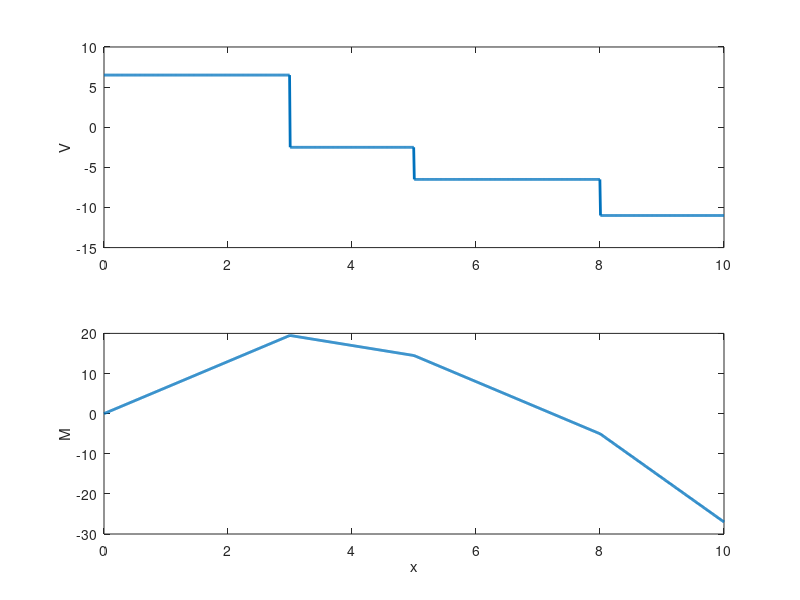

MATLAB code for this plot:
%* ========== ========== ==========
%* Author:      Roy Wu
%* Description: Shear force & bending moments
%* History:     05/17/2026 initial version 
%* ========== ========== ==========
clear; clc; close all

L = 10;
x = linspace(0, L, 1000);

%% Uniform distributed load
q0 = 2; %* constant intensity
q = q0*ones(size(x));
%q = (1/L)*q0*x;

%* simple beam
V = q0*L*0.5-q0*x;  %* shear force
%V = cumtrapz(x,q);
M = cumtrapz(x,V);  %* bending moment


subplot(3,1,1)
plot(x, q,'LineWidth',2)
ylabel('q')

subplot(3,1,2)
plot(x,V,'LineWidth',2)
ylabel('V')

subplot(3,1,3)
plot(x,M,'LineWidth',2)
ylabel('M')
xlabel('x')

%% Concentrated Load
pos    = 5.5; %* pos < L
remain = L - pos;
load   = 20;

for i = 1:length(x)
    if x(i) < pos
        V(i) = load*remain/L;
    else
        V(i) = -load*pos/L;
    end
end

M = cumtrapz(x,V);  %* bending moment

subplot(2,1,1)
plot(x, V, 'LineWidth', 2)
ylabel('V')

subplot(2,1,2)
plot(x, M, 'LineWidth', 2)
ylabel('M')
xlabel('x')

%% Multiple Concentrated Load
f1 = 7; %* load 1
f2 = 2; %* load 2
f3 = 4; %* load 3
support = (f1+ f2+ f3)*0.5;

pos1 = 3.0; %* position of load1  
pos2 = 5.0; %* position of load2
pos3 = 8.0; %* position of load3


for i = 1:length(x)
    if x(i) < pos1
        V(i) = support;
    elseif (x(i)<pos1) && (x(i) < pos2)
        V(i) = support - f1;
    elseif (x(i)<pos2) && (x(i) < pos3)  
        V(i) = -support + f3;
    elseif (x(i)<pos3) && (x(i) < L)  
        V(i) = -support;
    end
end

%* bending moment
M = cumtrapz(x,V);  

%* plotting
subplot(2,1,1)
plot(x, V, 'LineWidth', 2)
ylabel('V')

subplot(2,1,2)
plot(x, M, 'LineWidth', 2)
ylabel('M')
xlabel('x')
